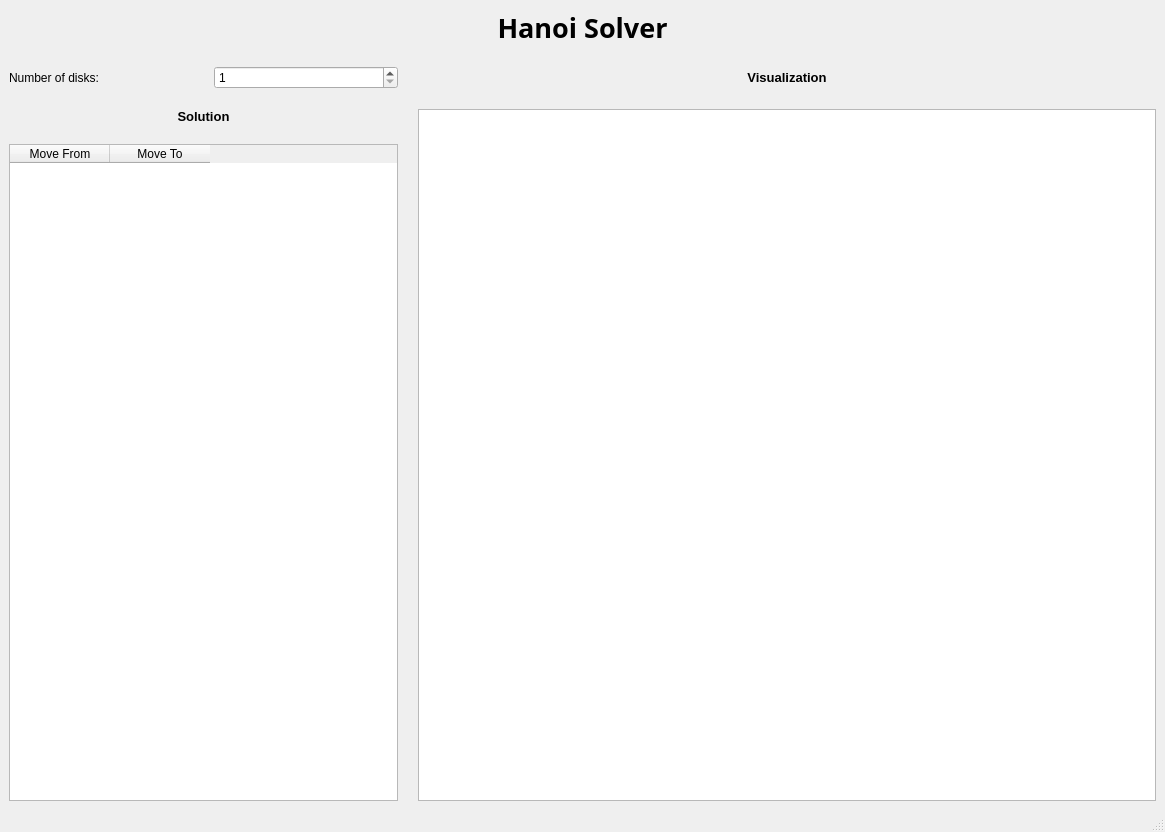
<?xml version="1.0" encoding="UTF-8"?>
<ui version="4.0">
 <class>MainWindow</class>
 <widget class="QMainWindow" name="MainWindow">
  <property name="geometry">
   <rect>
    <x>0</x>
    <y>0</y>
    <width>1165</width>
    <height>832</height>
   </rect>
  </property>
  <property name="sizePolicy">
   <sizepolicy hsizetype="Fixed" vsizetype="Fixed">
    <horstretch>0</horstretch>
    <verstretch>0</verstretch>
   </sizepolicy>
  </property>
  <property name="windowTitle">
   <string>Hanoi Solver</string>
  </property>
  <widget class="QWidget" name="centralwidget">
   <layout class="QGridLayout" name="gridLayout">
    <property name="spacing">
     <number>20</number>
    </property>
    <item row="1" column="2">
     <widget class="QLabel" name="label_4">
      <property name="font">
       <font>
        <pointsize>10</pointsize>
        <weight>75</weight>
        <bold>true</bold>
       </font>
      </property>
      <property name="text">
       <string>Visualization</string>
      </property>
      <property name="alignment">
       <set>Qt::AlignCenter</set>
      </property>
     </widget>
    </item>
    <item row="1" column="1">
     <widget class="QSpinBox" name="spinBox">
      <property name="sizePolicy">
       <sizepolicy hsizetype="Expanding" vsizetype="Fixed">
        <horstretch>0</horstretch>
        <verstretch>0</verstretch>
       </sizepolicy>
      </property>
      <property name="minimum">
       <number>1</number>
      </property>
      <property name="maximum">
       <number>16</number>
      </property>
     </widget>
    </item>
    <item row="0" column="0" colspan="3">
     <widget class="QLabel" name="label">
      <property name="font">
       <font>
        <family>Sans Serif</family>
        <pointsize>20</pointsize>
        <weight>75</weight>
        <bold>true</bold>
       </font>
      </property>
      <property name="layoutDirection">
       <enum>Qt::LeftToRight</enum>
      </property>
      <property name="text">
       <string>Hanoi Solver</string>
      </property>
      <property name="alignment">
       <set>Qt::AlignCenter</set>
      </property>
     </widget>
    </item>
    <item row="1" column="0">
     <widget class="QLabel" name="label_2">
      <property name="text">
       <string>Number of disks:</string>
      </property>
     </widget>
    </item>
    <item row="3" column="0" colspan="2">
     <widget class="QTableWidget" name="table">
      <property name="sizePolicy">
       <sizepolicy hsizetype="Expanding" vsizetype="Expanding">
        <horstretch>1</horstretch>
        <verstretch>0</verstretch>
       </sizepolicy>
      </property>
      <property name="minimumSize">
       <size>
        <width>0</width>
        <height>100</height>
       </size>
      </property>
      <property name="editTriggers">
       <set>QAbstractItemView::NoEditTriggers</set>
      </property>
      <property name="selectionMode">
       <enum>QAbstractItemView::SingleSelection</enum>
      </property>
      <property name="selectionBehavior">
       <enum>QAbstractItemView::SelectRows</enum>
      </property>
      <column>
       <property name="text">
        <string>Move From</string>
       </property>
      </column>
      <column>
       <property name="text">
        <string>Move To</string>
       </property>
      </column>
     </widget>
    </item>
    <item row="2" column="2" rowspan="2">
     <widget class="QGraphicsView" name="graphicsView">
      <property name="sizePolicy">
       <sizepolicy hsizetype="Expanding" vsizetype="Expanding">
        <horstretch>4</horstretch>
        <verstretch>0</verstretch>
       </sizepolicy>
      </property>
      <property name="baseSize">
       <size>
        <width>0</width>
        <height>0</height>
       </size>
      </property>
     </widget>
    </item>
    <item row="2" column="0" colspan="2">
     <widget class="QLabel" name="label_3">
      <property name="font">
       <font>
        <pointsize>10</pointsize>
        <weight>75</weight>
        <bold>true</bold>
       </font>
      </property>
      <property name="text">
       <string>Solution</string>
      </property>
      <property name="alignment">
       <set>Qt::AlignCenter</set>
      </property>
     </widget>
    </item>
   </layout>
  </widget>
  <widget class="QMenuBar" name="menubar">
   <property name="geometry">
    <rect>
     <x>0</x>
     <y>0</y>
     <width>1165</width>
     <height>22</height>
    </rect>
   </property>
  </widget>
  <widget class="QStatusBar" name="statusbar"/>
 </widget>
 <resources/>
 <connections/>
</ui>
